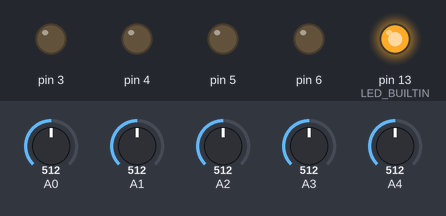
Recording of a sketch running on a simulated Arduino Uno, built with avr-gcc and run on an emulated ATmega328P. Shown: output pins drawn as LEDs (lit = HIGH). Inputs (shaded band) come from the test bench; at power-on: A0 = 512, A1 = 512, A2 = 512, A3 = 512, A4 = 512.

Above: at 0.1 s.
At 10.1 s:
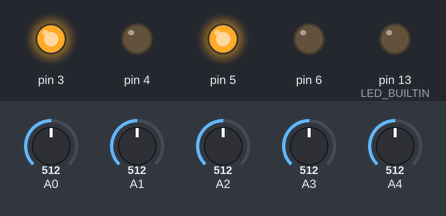
Timing chart, 0 to 11.6 s (numbered marks = the images above):
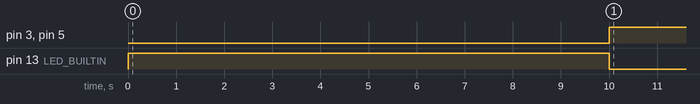

The sketch:

unad-mm-paso-4-programa-1.ino
```cpp
#include <QTRSensors.h>

#define NUM_SENSORS             5  // Número de sensores a usar
#define NUM_SAMPLES_PER_SENSOR  4  // Tomar cuatro muestras durante la calibración
#define EMITTER_PIN             2  // El pin digital 2

// Se van a usar 5 sensores, del 2 al 6
QTRSensorsAnalog qtra((unsigned char[]) {0, 1, 2, 3, 4},
  NUM_SENSORS, NUM_SAMPLES_PER_SENSOR, EMITTER_PIN);
unsigned int sensorValues[NUM_SENSORS];
bool s2, s3, s4, s5, s6, f, l, r;

void setup() {
  pinMode(LED_BUILTIN, OUTPUT);

  // Se enciende el LED para indicar que se puede calibrar el sensor QTR
  digitalWrite(LED_BUILTIN, HIGH);

  // Calibrar el sensor durante 10s aproximadamente
  for (int i = 0; i < 400; i++)
  {
    qtra.calibrate();
  }

  // Se apaga el LED para indicar que ya se ha terminado la calibración del sensor QTR
  digitalWrite(LED_BUILTIN, LOW);

  // Los pines 3 y 4 se van a utilizar para controlar el motor derecho
  pinMode(3, OUTPUT);
  pinMode(4, OUTPUT);

  // Los pines 5 y 6 se van a utilizar para controlar el motor izquierdo
  pinMode(5, OUTPUT);
  pinMode(6, OUTPUT);
}

void loop() {
  qtra.readCalibrated(sensorValues);

  s2 = sensorValues[0] < 500 ? 0 : 1;
  s3 = sensorValues[1] < 500 ? 0 : 1;
  s4 = sensorValues[2] < 500 ? 0 : 1;
  s5 = sensorValues[3] < 500 ? 0 : 1;
  s6 = sensorValues[4] < 500 ? 0 : 1;

  // Decidir si el robot debe girar a la izquierda
  l = s5 && !s4 && !s3 && !s2 || s6 && !s4 && !s3 && !s2;

  if (l) {
    digitalWrite(3, HIGH);
    digitalWrite(4, LOW);

    digitalWrite(5, LOW);
    digitalWrite(6, HIGH);
  }

  // Decidir si el robot debe ir hacia adelante
  f = s4 || s5 && s2 || s5 && s3 || s6 && s2 || s6 && s3;

  if (f) {
    digitalWrite(3, HIGH);
    digitalWrite(4, LOW);
    digitalWrite(5, HIGH);
    digitalWrite(6, LOW);
  }

  // Decidir si el robot debe girar a la derecha
  r = !s6 && !s5 && !s4 && s2 || !s6 && !s5 && !s4 && s3;

  if (r) {
    digitalWrite(3, LOW);
    digitalWrite(4, HIGH);
    digitalWrite(5, HIGH);
    digitalWrite(6, LOW);
  }

  if (!l && !f && !r) {
    digitalWrite(3, LOW);
    digitalWrite(4, LOW);

    digitalWrite(5, LOW);
    digitalWrite(6, LOW);
  }

  delay(250);
}
```

Measured:
- by itself, pin 3, pin 5: LOW → HIGH at 10.0 s
